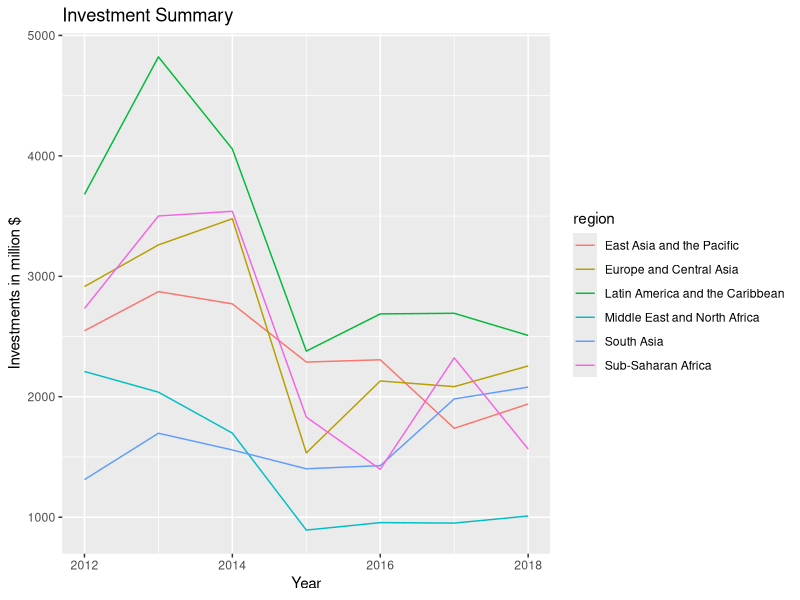
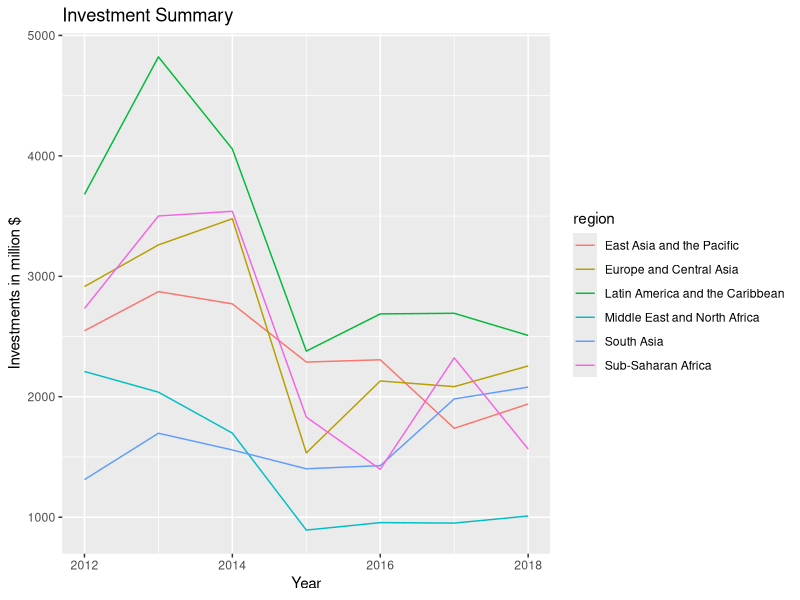
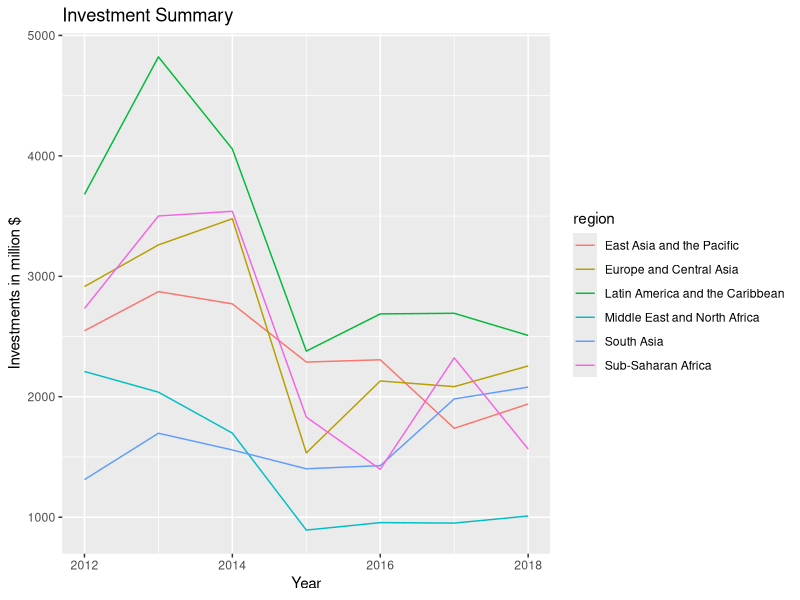
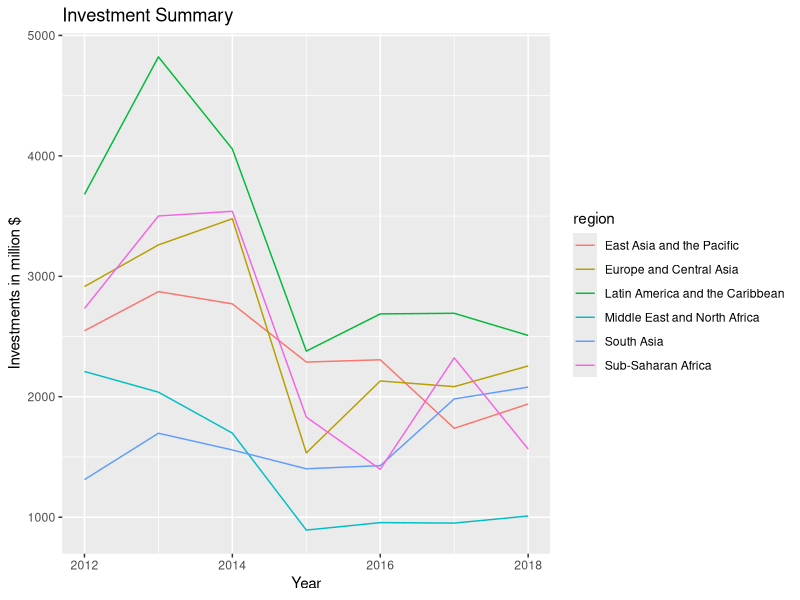
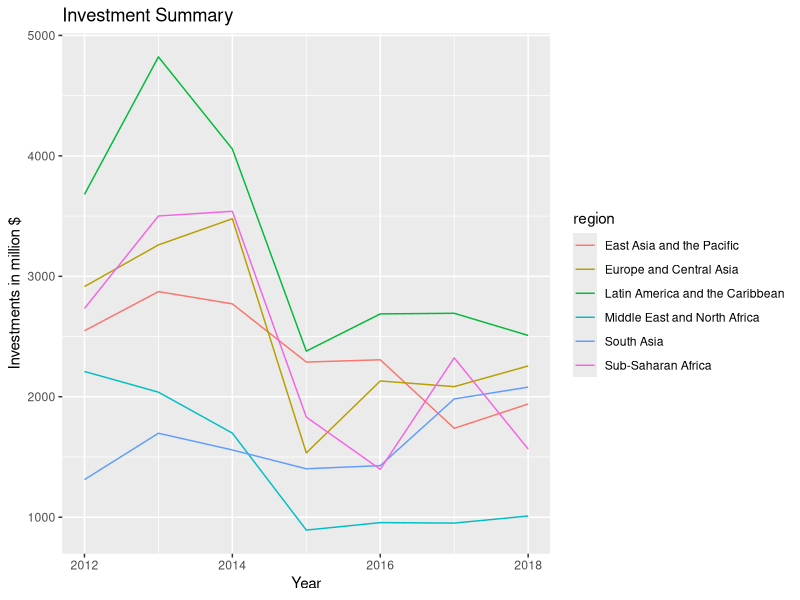

Recreate these plots in R, in order.
## ---- chunk 1
knitr::opts_chunk$set(echo = TRUE)
# knitr::opts_chunk$set(fig.align = 'center', echo = TRUE, message = FALSE)
## ---- chunk 2
# In case you have not already installed these packages, uncomment the following
# four lines before running the code chunk.
# install.packages("readr")
# install.packages("dplyr")
# install.packages("ggplot2")
# install.packages("knitr")
library(readr)
library(dplyr)
library(ggplot2)
library(knitr)
# setwd("./2.Advanced-Modelling")
getwd()
## ---- chunk 3
# To import the files, first set the working directory to the location where the data_1.csv and data_2.csv files are located on your computer. Then run the code chunck.
data_1 <- read_csv("data_1.csv")
data_2 <- read_csv("data_2.csv")
data_2$date_disclosed <- as.Date(data_2$date_disclosed, format = "%d.%m.%y")
## ---- chunk 4
# Print a summary of data_1
summary(data_1)
## ---- chunk 5
summary(data_2)
## ---- chunk 6
# First make sure to set the working directory to where the image is located
# and then run the following code, adjusting the name of the image file and the extension.
# knitr::include_graphics("Investments.png")
## ---- chunk 7
data_2_Indonesia <- data_2 %>%
  filter(country == "Indonesia")
data_2_Indonesia
## ---- chunk 8
data_2_Indonesia_2012 <- data_2 %>%
  filter(
    country == "Indonesia",
    date_disclosed >= "2011-01-01",
    date_disclosed <= "2012-12-31"
  )
data_2_Indonesia_2012
## ---- chunk 9
data_2_Indonesia_2012_sum <- data_2_Indonesia_2012 %>%
  summarise(sum_total = sum(total_ifc_investment_as_approved_by_board_million_usd,
    na.rm = TRUE
  ))
## ---- chunk 10
ggplot(
  data_1,
  aes(
    x = fiscal_year,
    y = dollars_in_millions,
    color = region
  )
) +
  geom_line() +
  labs(
    title = "Investment Summary",
    x = "Year",
    y = "Investments in million $"
  )
## ---- chunk 11
ggplot(
  data_1,
  aes(
    x = fiscal_year,
    y = dollars_in_millions,
    color = region
  )
) +
  geom_line() +
  labs(
    title = "Investment Summary",
    x = "Year",
    y = "Investments in million $"
  )
## ---- chunk 12
ggplot(
  data_1,
  aes(
    x = fiscal_year,
    y = dollars_in_millions,
    color = region
  )
) +
  geom_line() +
  labs(
    title = "Investment Summary",
    x = "Year",
    y = "Investments in million $"
  )
## ---- chunk 13
ggplot(
  data_1,
  aes(
    x = fiscal_year,
    y = dollars_in_millions,
    color = region
  )
) +
  geom_line() +
  labs(
    title = "Investment Summary",
    x = "Year",
    y = "Investments in million $"
  )
## ---- chunk 14
ggplot(
  data_1,
  aes(
    x = fiscal_year,
    y = dollars_in_millions,
    color = region
  )
) +
  geom_line() +
  labs(
    title = "Investment Summary",
    x = "Year",
    y = "Investments in million $"
  )
## ---- chunk 15
table1 <- table(data_2$country)
kable(table1)
## ---- chunk 16
kable(data_2_Indonesia_2012[c(4, 5, 13)])
## ---- chunk 17
kable(data_2_Indonesia_2012[c(4, 5, 13)],
  col.names = c("Sector", "Project name", "Total investment")
)
## ---- chunk 18
kable(data_2_Indonesia_2012[c(4, 5, 13)],
  col.names = c("Sector", "Project name", "Total investment"),
  align = "ccc"
)
## ---- chunk 19
kable(data_2_Indonesia_2012[c(4, 5, 13)],
  col.names = c("Sector", "Project name", "Total investment"),
  align = "ccc",
  caption = "Total investment per project in Indonesia in 2012"
)
## ---- chunk 20
sessionInfo()
